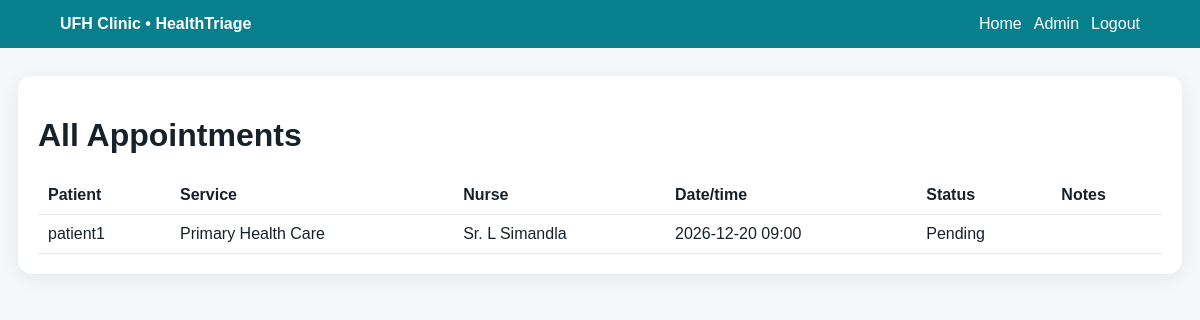
Screenshot of /admin/appointments (signed in) with the database file from the repository.
### tables this page shows
CREATE TABLE appointments (
        id INTEGER PRIMARY KEY AUTOINCREMENT,
        patient_id INTEGER NOT NULL,
        patient_name TEXT NOT NULL,
        service TEXT NOT NULL DEFAULT 'Consultation',
        nurse_name TEXT DEFAULT '',
        appointment_date TEXT NOT NULL,
        appointment_time TEXT NOT NULL,
        reason TEXT NOT NULL,
        notes TEXT DEFAULT '',
        status TEXT NOT NULL DEFAULT 'Pending',
        nurse_notes TEXT DEFAULT '',
        created_at TEXT NOT NULL,
        FOREIGN KEY(patient_id) REFERENCES users(id)
    );

### app.py (the view)
@app.route('/admin/appointments')
def admin_appointments():
    d=require_role('admin','admin_login');
    if d:return d
    c=get_db(); rows=c.execute('SELECT * FROM appointments ORDER BY appointment_date,appointment_time').fetchall(); c.close(); return render_template('adminAppointments.html',appointments=rows)

### app.py (called while the page is built)
def get_db():
    conn = sqlite3.connect(DB_PATH)
    conn.row_factory = sqlite3.Row
    conn.execute('PRAGMA foreign_keys = ON')
    return conn

def require_role(role, endpoint):
    if session.get('role') != role:
        flash('Please login to continue.', 'error')
        return redirect(url_for(endpoint))
    return None

@app.context_processor
def globals_for_templates():
    return {'services': SERVICES, 'today': date.today().isoformat()}

### templates/adminAppointments.html
{% extends 'base.html' %}{% block title %}Appointments{% endblock %}{% block content %}<div class="card"><h1>All Appointments</h1><table class="table"><tr><th>Patient</th><th>Service</th><th>Nurse</th><th>Date/time</th><th>Status</th><th>Notes</th></tr>{% for a in appointments %}<tr><td>{{a['patient_name']}}</td><td>{{a['service']}}</td><td>{{a['nurse_name']}}</td><td>{{a['appointment_date']}} {{a['appointment_time']}}</td><td>{{a['status']}}</td><td>{{a['nurse_notes']}}</td></tr>{% endfor %}</table></div>{% endblock %}

### templates/base.html (style rules this page uses)
* { box-sizing:border-box }
body { margin:0;font-family:Arial,Helvetica,sans-serif;background:#f4f8fb;color:#17212b }
.card { background:#fff;border-radius:14px;padding:20px;margin:16px 0;box-shadow:0 4px 18px #00000012 }
.table { width:100%;border-collapse:collapse }
.table th,.table td { padding:10px;border-bottom:1px solid #e5e7eb;text-align:left;vertical-align:top }

### rows the page displays
appointments: patient_name "patient1", service "Primary Health Care", nurse_name "Sr. L Simandla", appointment_date "2026-12-20", appointment_time "09:00", status "Pending"
